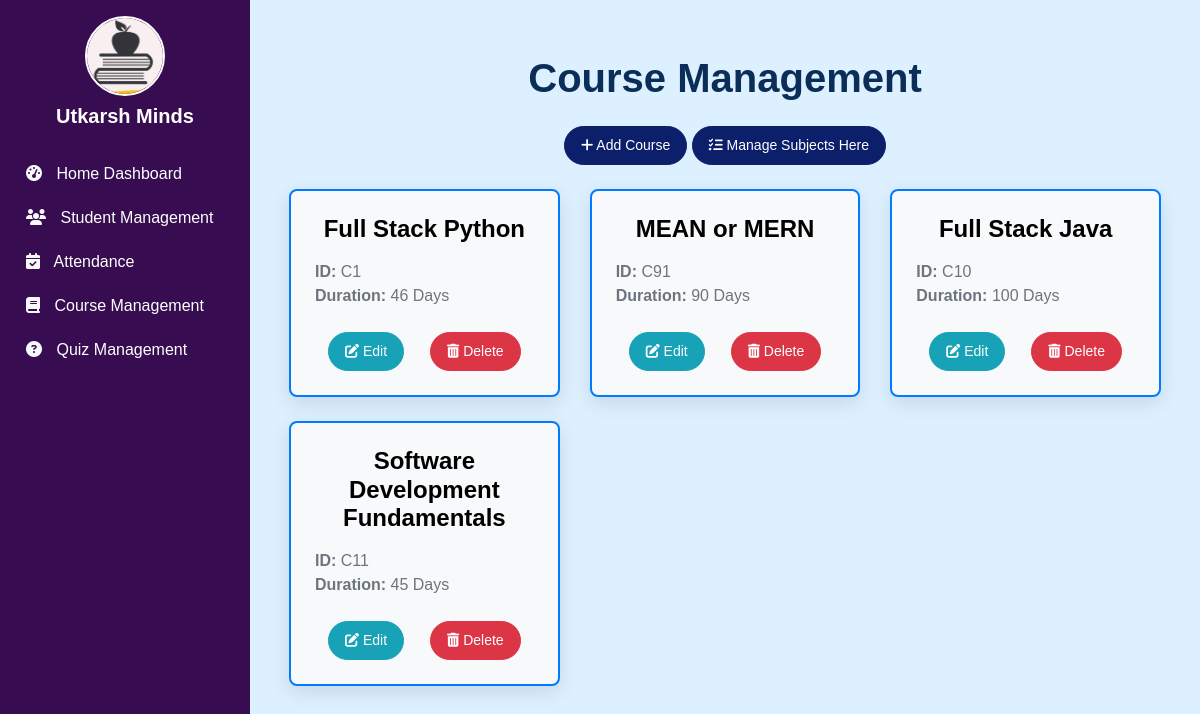
/coursemgt/, run on the app's committed database.
### coursemgt/models.py (models this page shows, shortened)
class Course(models.Model):
    c_id = models.TextField(primary_key=True)
    cname = models.CharField(max_length=255)
    cduration = models.IntegerField()

### coursemgt/views.py (the view)
# urls.py: path("", views.course_home, name="course_home"),
def course_home(request):
    courses = Course.objects.all()
    return render(request, "coursemgt/course_home.html", {'courses':courses})

### coursemgt/templates/coursemgt/course_home.html (shortened to what this page needs)
{% extends "base.html" %}
{% block linker %}
<link rel="stylesheet" href="/static/css/course_home.css">
{% endblock linker %}
{% block body %}
<h1 class="text-center mb-4" style="font-size: 2.5rem; font-weight: bold; color: #0b2e59;">Course Management</h1>
<div class="container">
    <div class="text-center mb-4">
        <a href="{% url 'course_add' %}" class="btn btn-primary btn-lg me-4">
            <i class="fas fa-plus"></i> Add Course
        </a>
        <a href="{% url 'subject_home' %}" class="btn btn-primary btn-lg">
            <i class="fa-solid fa-list-check"></i> Manage Subjects Here
        </a>
    </div>
    <div class="row">
        {% for c in courses %}
        <div class="col-md-4 mb-4">
            <div class="card border-primary shadow-lg">
                <div class="card-body">
                    <h5 class="card-title text-center">{{ c.cname }}</h5>
                    <p class="card-text text-muted">
                        <strong>ID:</strong> {{ c.c_id }}<br>
                        <strong>Duration:</strong> {{ c.cduration }} Days
                    </p>
                    <div class="d-flex justify-content-around">
                        <a href="/coursemgt/course_update/{{ c.c_id }}" class="btn btn-info">
                            <i class="fas fa-edit"></i> Edit
                        </a>
                        <a href="/coursemgt/course_delete/{{ c.c_id }}" class="btn btn-danger">
                            <i class="fas fa-trash-alt"></i> Delete
                        </a>
                    </div>
                </div>
            </div>
        </div>
        {% endfor %}
    </div>
</div>
{% endblock body %}

### static/css/base_style.css (style rules this page uses)
body { margin: 0; padding: 0; font-family: "Quicksand", sans-serif; font-optical-sizing: auto; font-style: normal; }

### coursemgt/static/css/course_home.css (style rules this page uses)
.card { border: none; border-radius: 15px; overflow: hidden; transition: transform 0.3s, box-shadow 0.3s; box-shadow: 0 6px 20px rgba(0, 0, 0, 0.1); }
.card-title { font-size: 1.5rem; font-weight: bold; margin-bottom: 1rem; }
.card-text { font-size: 1rem; margin-bottom: 1.5rem; }
.btn { font-size: 0.875rem; padding: 0.5rem 1rem; border-radius: 30px; }
.btn-danger { background-color: #d9534f; border-color: #d43f3a; }

### coursemgt/templates/coursemgt/course_home.html (style rules this page uses)
h1 { text-align: center; margin-top: 30px; font-size: 2.5rem; color: #0b2e59; font-weight: 700; }
body { font-family: 'Arial', sans-serif; }
.text-center { text-align: center; }
.mb-4 { margin-bottom: 1.5rem; }
.btn-primary { background-color: #0c1f6a; border-color: #0c1f6a; color: white; }
.btn-info { background-color: #17a2b8; border-color: #17a2b8; color: white; }
.btn-danger { background-color: #dc3545; border-color: #dc3545; color: white; }
.card { border-radius: 0.5rem; overflow: hidden; background-color: #f8f9fa; border: 2px solid #0b2e59; transition: transform 0.3s, box-shadow 0.3s; }
.card-body { padding: 1.5rem; }
.card-title { font-size: 1.5rem; margin-bottom: 1rem; color: #000000; }
.card-text { font-size: 1rem; color: #6c757d; }

### templates/base.html (style rules this page uses)
body { background: rgb(220,240,255); background: linear-gradient(0deg, rgba(220,240,255,1) 0%); }
h5 { font-size: 1.25rem; font-weight: bold; }
.d-flex { display: flex; }
.min-vh-100 { min-height: 100vh; }

### data on the page
Course: cname "Full Stack Python", c_id "C1", cduration "46"
Course: cname "MEAN or MERN", c_id "C91", cduration "90"
Course: cname "Full Stack Java", c_id "C10", cduration "100"
Course: cname "Software Development Fundamentals", c_id "C11", cduration "45"
